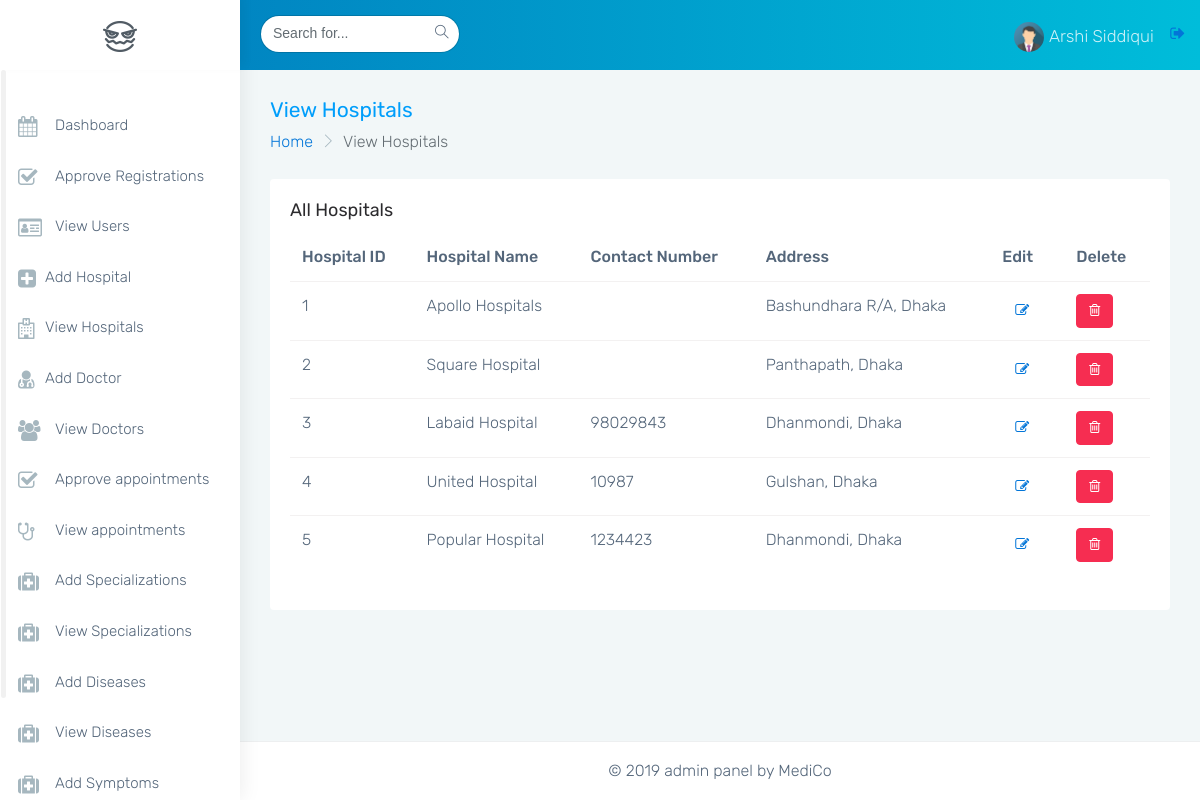
The page /mediment-admin/monster-html/view_hospitals.php?result=updated (signed in) on the database its author committed.
### tables this page shows
CREATE TABLE `hospitals` (
  `hospitalid` int(11) NOT NULL,
  `name` varchar(255) DEFAULT NULL,
  `contact` varchar(11) DEFAULT NULL,
  `address` varchar(255) DEFAULT NULL,
  `isdelete` char(1) DEFAULT '0',
  `created_at` datetime DEFAULT current_timestamp(),
  `updated_at` datetime DEFAULT current_timestamp() ON UPDATE current_timestamp()
);

### mediment-admin/monster-html/view_hospitals.php (the view, shortened to what this page needs)
<?php
    include('common/html_head.php');
    include('common/db_connection.php');
    $sql="SELECT * FROM hospitals WHERE isdelete='0' ORDER BY hospitalid";
    $result=mysqli_query($connect,$sql);
    $num_of_rows = mysqli_num_rows($result);
?>
<body class="fix-header card-no-border">
    <div id="main-wrapper">
        <?php
        include('common/header.php');
        ?>
        <?php
        include('common/side_nav.php');
        ?>
        <div class="page-wrapper">
            <div class="container-fluid">
                <div class="row page-titles">
                    <div class="col-md-6 col-8 align-self-center">
                        <h3 class="text-themecolor m-b-0 m-t-0">View Hospitals</h3>
                        <ol class="breadcrumb">
                            <li class="breadcrumb-item"><a href="javascript:void(0)">Home</a></li>
                            <li class="breadcrumb-item active">View Hospitals</li>
                        </ol>
                    </div>
                </div>
                <?php
                if($num_of_rows > 0){
                ?>
                <div class="row">
                    <div class="col-sm-12">
                        <div class="card">
                            <div class="card-block">
                                <h4 class="card-title">All Hospitals</h4>
                                <div class="table-responsive">
                                    <table class="table">
                                        <thead>
                                            <tr>
                                                <th>Hospital ID</th>
                                                <th>Hospital Name</th>
                                                <th>Contact Number</th>
                                                <th>Address</th>
                                                <th>Edit</th>
                                                <th>Delete</th>
                                            </tr>
                                        </thead>
                                        <tbody>
                                            <?php
                                            while($row=mysqli_fetch_assoc($result)){
                                              ?>
                                            <tr>
                                                <td><?php echo $row['hospitalid']; ?></td>
                                                <td><?php echo ucwords(strtolower($row['name'])); ?></td>
                                                <td><?php echo $row['contact']; ?></td>
                                                <td><?php echo $row['address']; ?></td>
                                                <td><a href="update_hospitals.php?id=<?php echo $row['hospitalid']; ?>" class="btn btn-default"><i class="fa fa-edit"></i></a></td>
                                               <td><a href="delete_hospitals.php?id=<?php echo $row['hospitalid'];?>" class="btn btn-danger"><i class="fa fa-trash-o"></i></a></td>
                                            </tr>
                                            <?php
                                            }
                                            ?>
                                        </tbody>
                                    </table>
                                </div>
                            </div>
                            <?php
                              }
                               ?>
                        </div>
                    </div>
                </div>
            </div>
            <?php
            include('common/footer.php');
            ?>
</body>
</html>

### mediment-admin/monster-html/css/colors/blue.css (style rules this page uses)
.text-themecolor { color: #009efb !important; }

### rows shown on the page
hospitals: hospitalid "1", name "Apollo Hospitals", address "Bashundhara R/A, Dhaka"
hospitals: hospitalid "2", name "Square Hospital", address "Panthapath, Dhaka"
hospitals: hospitalid "3", name "Labaid Hospital", contact "98029843", address "Dhanmondi, Dhaka"
hospitals: hospitalid "4", name "United Hospital", contact "10987", address "Gulshan, Dhaka"
hospitals: hospitalid "5", name "Popular Hospital", contact "1234423", address "Dhanmondi, Dhaka"

### other values the page prints
$_SESSION['fullname'] "Arshi Siddiqui"
